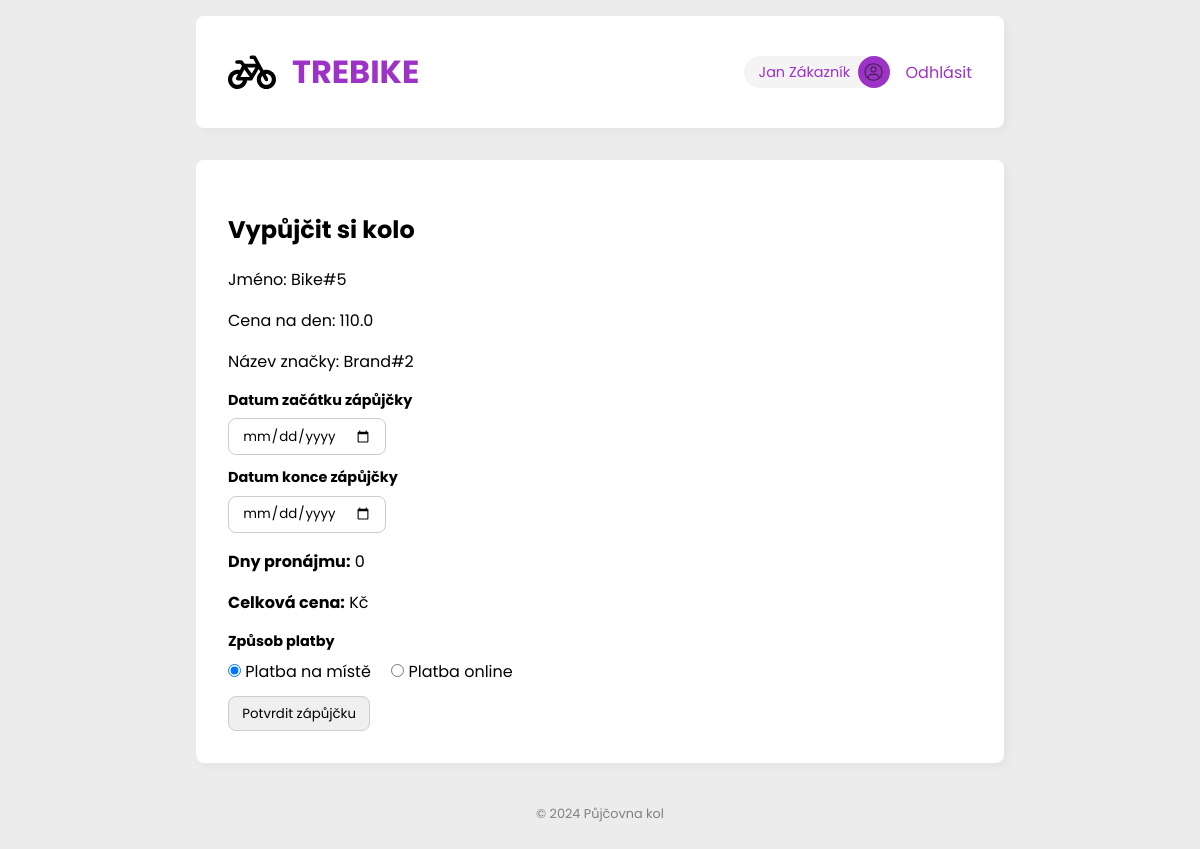
The page /rent_bike/5 (signed in) on the database as committed earlier.
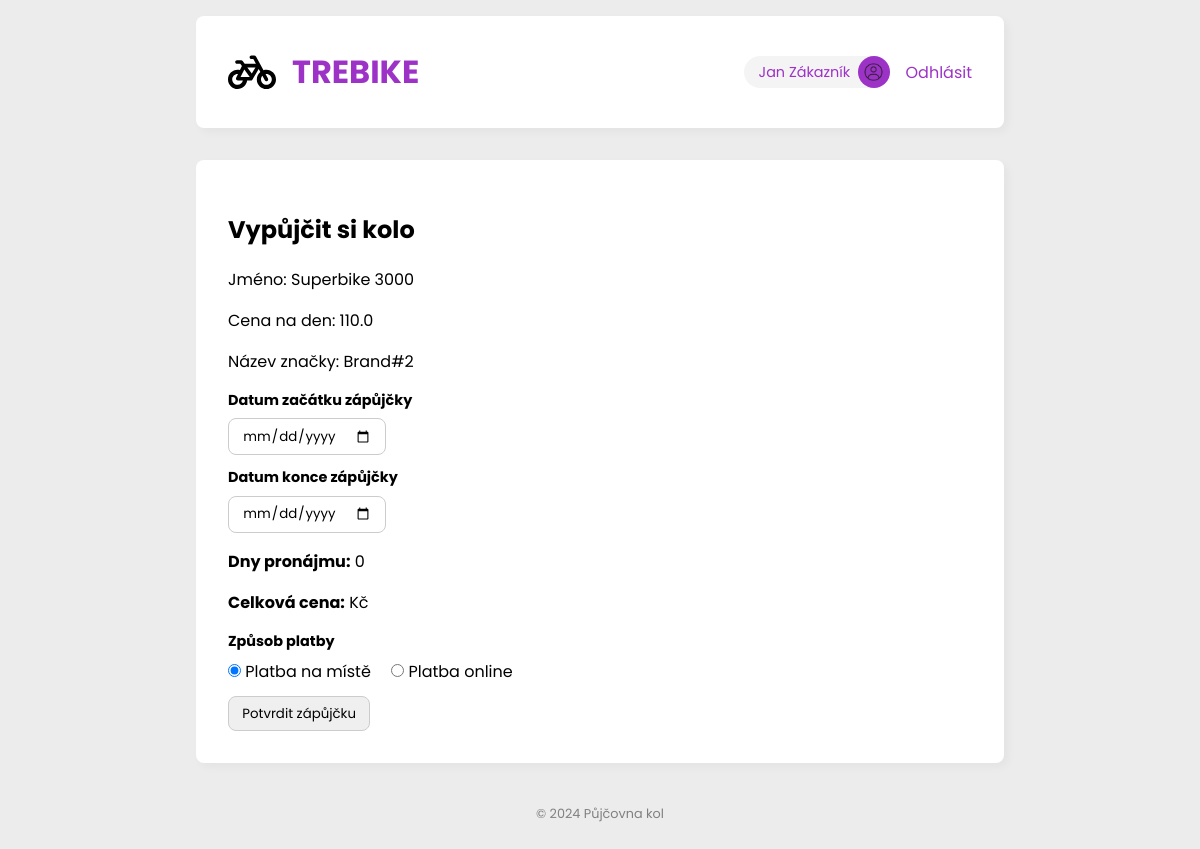
The same page on the database as committed later.
### tables this page shows
CREATE TABLE bikes (
    id INTEGER PRIMARY KEY AUTOINCREMENT,
    name VARCHAR NOT NULL,
    brand_id INTEGER NOT NULL,
    type INTEGER NOT NULL,
    price_per_day DOUBLE NOT NULL,
    img VARCHAR NOT NULL,
    FOREIGN KEY (brand_id) REFERENCES brands(id)
);

### views/bike_management/rent_bike.py (the view, shortened to what this page needs)
@rent_bike.route('/rent_bike/<bike_id>', methods=["GET", "POST"])
@auth.login_required
@auth.customers_only
def page(bike_id):
    user = UserService.getByID(session['user_id'])
    bike = BikeService.getByID(bike_id)
    if BikeService.getStatus(bike['id']) != 0:
        flash('Kolo je aktuálně zapůjčené nebo čeká na vyřízení, počkejte prosím.', 'info')
        return redirect(url_for('view_dashboard_page'))
    form = forms.RentBikeForm(request.form)
    return render_template("rent_bike.jinja", form=form, bike=bike, user=user)

### forms.py
class RentBikeForm(Form):
    rent_datetime_from = DateField(name="rent_date_from", label="Datum začátku zápůjčky",render_kw={"min": datetime.date.today().isoformat()}, validators=[validators.InputRequired()])
    rent_datetime_to = DateField(name="rent_date_to", label="Datum konce zápůjčky", validators=[validators.InputRequired()])
    payment_method = RadioField(label="Způsob platby",choices=[('1', 'Platba na místě'), ('2', 'Platba online')],default='1',coerce=str,validators=[validators.InputRequired()]
    )

### app.py (called while the page is built)
@app.before_request
def before_request():
    BikeEventService.check_rents()

### auth.py (called while the page is built)
def login_required(func):
    @wraps(func)
    def decorated_function(*args, **kwargs):
        print(session)
        if "authenticated" not in session:
            flash("🚫 Musíte být přihlášen pro přístup na tuto stránku.", "error")
            return redirect(url_for("login.page"))
        return func(*args, **kwargs)
    return decorated_function

### service/bike_event_service.py (called while the page is built)
    @staticmethod
    def check_rents():
        db = get_db()
        sql = 'UPDATE bike_events SET status = 2 WHERE date_to < CURRENT_DATE AND (type = 1 OR type = 2) AND status = 1'
        db.execute(sql)
        db.commit()

### templates/rent_bike.jinja (shortened to what this page needs)
{% extends '__main.jinja' %}
{% from 'macros/form.jinja' import form_field, form_inline_field, form_submit with context %}
{% block content %}
    <div class="main">
        <div class="box dashboard">
            <h2>Vypůjčit si kolo</h2>
            <p>Jméno: {{ bike.name }}</p>
            <p>Cena na den: {{ bike.price_per_day }}</p>
            <p>Název značky: {{ bike.brand_name }}</p>
            <form method="post">
                {{ form_field(form.rent_datetime_from) }}
                {{ form_field(form.rent_datetime_to) }}
                <div>
                    <p><strong>Dny pronájmu:</strong> <span id="rental_days">0</span></p>
                    <p><strong>Celková cena:</strong> <span id="total_price" style="display: none;">0</span> Kč</p>
                </div>
                {{ form_field(form.payment_method) }}
                {{ form_submit('Potvrdit zápůjčku') }}
            </form>
        </div>
    </div>
{% endblock %}

Rows that differ between the two databases and show on the page:
changed bikes: name "Bike#5" → "Superbike 3000"
